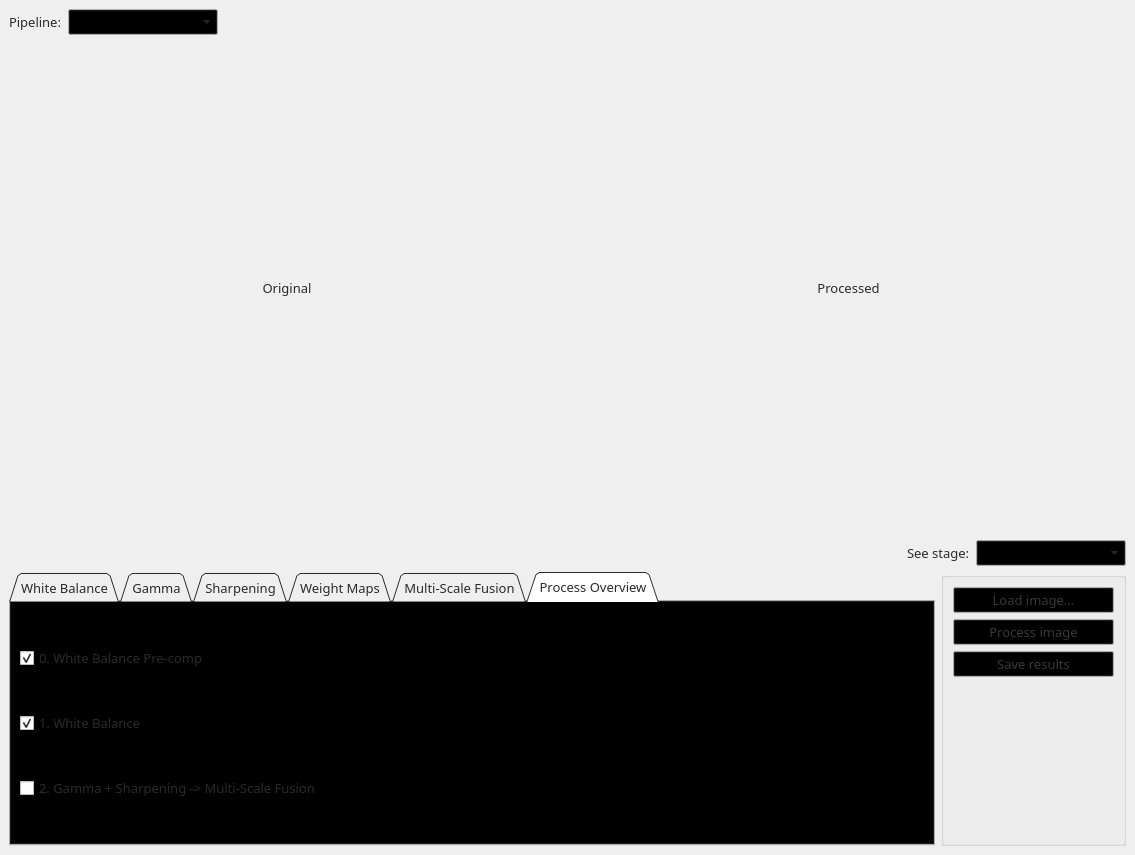
<?xml version="1.0" encoding="UTF-8"?>
<ui version="4.0">
 <class>MainWindow</class>
 <widget class="QMainWindow" name="MainWindow">
  <property name="geometry">
   <rect>
    <x>0</x>
    <y>0</y>
    <width>1135</width>
    <height>855</height>
   </rect>
  </property>
  <property name="windowTitle">
   <string>MainWindow</string>
  </property>
  <widget class="QWidget" name="centralwidget">
   <property name="palette">
    <palette>
     <active>
      <colorrole role="WindowText">
       <brush brushstyle="SolidPattern">
        <color alpha="255">
         <red>42</red>
         <green>42</green>
         <blue>42</blue>
        </color>
       </brush>
      </colorrole>
      <colorrole role="Button">
       <brush brushstyle="SolidPattern">
        <color alpha="255">
         <red>0</red>
         <green>0</green>
         <blue>0</blue>
        </color>
       </brush>
      </colorrole>
      <colorrole role="Text">
       <brush brushstyle="SolidPattern">
        <color alpha="255">
         <red>66</red>
         <green>66</green>
         <blue>66</blue>
        </color>
       </brush>
      </colorrole>
      <colorrole role="BrightText">
       <brush brushstyle="SolidPattern">
        <color alpha="255">
         <red>35</red>
         <green>35</green>
         <blue>35</blue>
        </color>
       </brush>
      </colorrole>
      <colorrole role="ButtonText">
       <brush brushstyle="SolidPattern">
        <color alpha="255">
         <red>56</red>
         <green>56</green>
         <blue>56</blue>
        </color>
       </brush>
      </colorrole>
      <colorrole role="Highlight">
       <brush brushstyle="SolidPattern">
        <color alpha="255">
         <red>0</red>
         <green>11</green>
         <blue>21</blue>
        </color>
       </brush>
      </colorrole>
      <colorrole role="HighlightedText">
       <brush brushstyle="SolidPattern">
        <color alpha="255">
         <red>43</red>
         <green>43</green>
         <blue>43</blue>
        </color>
       </brush>
      </colorrole>
      <colorrole role="Link">
       <brush brushstyle="SolidPattern">
        <color alpha="255">
         <red>0</red>
         <green>0</green>
         <blue>45</blue>
        </color>
       </brush>
      </colorrole>
      <colorrole role="LinkVisited">
       <brush brushstyle="SolidPattern">
        <color alpha="255">
         <red>56</red>
         <green>0</green>
         <blue>56</blue>
        </color>
       </brush>
      </colorrole>
      <colorrole role="AlternateBase">
       <brush brushstyle="SolidPattern">
        <color alpha="255">
         <red>34</red>
         <green>34</green>
         <blue>34</blue>
        </color>
       </brush>
      </colorrole>
      <colorrole role="NoRole">
       <brush brushstyle="SolidPattern">
        <color alpha="255">
         <red>59</red>
         <green>59</green>
         <blue>59</blue>
        </color>
       </brush>
      </colorrole>
      <colorrole role="ToolTipBase">
       <brush brushstyle="SolidPattern">
        <color alpha="255">
         <red>49</red>
         <green>49</green>
         <blue>49</blue>
        </color>
       </brush>
      </colorrole>
      <colorrole role="ToolTipText">
       <brush brushstyle="SolidPattern">
        <color alpha="255">
         <red>71</red>
         <green>71</green>
         <blue>71</blue>
        </color>
       </brush>
      </colorrole>
      <colorrole role="PlaceholderText">
       <brush brushstyle="SolidPattern">
        <color alpha="128">
         <red>45</red>
         <green>45</green>
         <blue>45</blue>
        </color>
       </brush>
      </colorrole>
     </active>
     <inactive>
      <colorrole role="WindowText">
       <brush brushstyle="SolidPattern">
        <color alpha="255">
         <red>42</red>
         <green>42</green>
         <blue>42</blue>
        </color>
       </brush>
      </colorrole>
      <colorrole role="Button">
       <brush brushstyle="SolidPattern">
        <color alpha="255">
         <red>0</red>
         <green>0</green>
         <blue>0</blue>
        </color>
       </brush>
      </colorrole>
      <colorrole role="Text">
       <brush brushstyle="SolidPattern">
        <color alpha="255">
         <red>66</red>
         <green>66</green>
         <blue>66</blue>
        </color>
       </brush>
      </colorrole>
      <colorrole role="BrightText">
       <brush brushstyle="SolidPattern">
        <color alpha="255">
         <red>35</red>
         <green>35</green>
         <blue>35</blue>
        </color>
       </brush>
      </colorrole>
      <colorrole role="ButtonText">
       <brush brushstyle="SolidPattern">
        <color alpha="255">
         <red>56</red>
         <green>56</green>
         <blue>56</blue>
        </color>
       </brush>
      </colorrole>
      <colorrole role="Highlight">
       <brush brushstyle="SolidPattern">
        <color alpha="255">
         <red>0</red>
         <green>11</green>
         <blue>21</blue>
        </color>
       </brush>
      </colorrole>
      <colorrole role="HighlightedText">
       <brush brushstyle="SolidPattern">
        <color alpha="255">
         <red>43</red>
         <green>43</green>
         <blue>43</blue>
        </color>
       </brush>
      </colorrole>
      <colorrole role="Link">
       <brush brushstyle="SolidPattern">
        <color alpha="255">
         <red>0</red>
         <green>0</green>
         <blue>45</blue>
        </color>
       </brush>
      </colorrole>
      <colorrole role="LinkVisited">
       <brush brushstyle="SolidPattern">
        <color alpha="255">
         <red>56</red>
         <green>0</green>
         <blue>56</blue>
        </color>
       </brush>
      </colorrole>
      <colorrole role="AlternateBase">
       <brush brushstyle="SolidPattern">
        <color alpha="255">
         <red>34</red>
         <green>34</green>
         <blue>34</blue>
        </color>
       </brush>
      </colorrole>
      <colorrole role="NoRole">
       <brush brushstyle="SolidPattern">
        <color alpha="255">
         <red>59</red>
         <green>59</green>
         <blue>59</blue>
        </color>
       </brush>
      </colorrole>
      <colorrole role="ToolTipBase">
       <brush brushstyle="SolidPattern">
        <color alpha="255">
         <red>49</red>
         <green>49</green>
         <blue>49</blue>
        </color>
       </brush>
      </colorrole>
      <colorrole role="ToolTipText">
       <brush brushstyle="SolidPattern">
        <color alpha="255">
         <red>71</red>
         <green>71</green>
         <blue>71</blue>
        </color>
       </brush>
      </colorrole>
      <colorrole role="PlaceholderText">
       <brush brushstyle="SolidPattern">
        <color alpha="128">
         <red>45</red>
         <green>45</green>
         <blue>45</blue>
        </color>
       </brush>
      </colorrole>
     </inactive>
     <disabled>
      <colorrole role="WindowText">
       <brush brushstyle="SolidPattern">
        <color alpha="255">
         <red>115</red>
         <green>115</green>
         <blue>115</blue>
        </color>
       </brush>
      </colorrole>
      <colorrole role="Button">
       <brush brushstyle="SolidPattern">
        <color alpha="255">
         <red>0</red>
         <green>0</green>
         <blue>0</blue>
        </color>
       </brush>
      </colorrole>
      <colorrole role="Text">
       <brush brushstyle="SolidPattern">
        <color alpha="255">
         <red>115</red>
         <green>115</green>
         <blue>115</blue>
        </color>
       </brush>
      </colorrole>
      <colorrole role="BrightText">
       <brush brushstyle="SolidPattern">
        <color alpha="255">
         <red>35</red>
         <green>35</green>
         <blue>35</blue>
        </color>
       </brush>
      </colorrole>
      <colorrole role="ButtonText">
       <brush brushstyle="SolidPattern">
        <color alpha="255">
         <red>115</red>
         <green>115</green>
         <blue>115</blue>
        </color>
       </brush>
      </colorrole>
      <colorrole role="Highlight">
       <brush brushstyle="SolidPattern">
        <color alpha="255">
         <red>0</red>
         <green>120</green>
         <blue>215</blue>
        </color>
       </brush>
      </colorrole>
      <colorrole role="HighlightedText">
       <brush brushstyle="SolidPattern">
        <color alpha="255">
         <red>43</red>
         <green>43</green>
         <blue>43</blue>
        </color>
       </brush>
      </colorrole>
      <colorrole role="Link">
       <brush brushstyle="SolidPattern">
        <color alpha="255">
         <red>0</red>
         <green>0</green>
         <blue>45</blue>
        </color>
       </brush>
      </colorrole>
      <colorrole role="LinkVisited">
       <brush brushstyle="SolidPattern">
        <color alpha="255">
         <red>56</red>
         <green>0</green>
         <blue>56</blue>
        </color>
       </brush>
      </colorrole>
      <colorrole role="AlternateBase">
       <brush brushstyle="SolidPattern">
        <color alpha="255">
         <red>34</red>
         <green>34</green>
         <blue>34</blue>
        </color>
       </brush>
      </colorrole>
      <colorrole role="NoRole">
       <brush brushstyle="SolidPattern">
        <color alpha="255">
         <red>59</red>
         <green>59</green>
         <blue>59</blue>
        </color>
       </brush>
      </colorrole>
      <colorrole role="ToolTipBase">
       <brush brushstyle="SolidPattern">
        <color alpha="255">
         <red>49</red>
         <green>49</green>
         <blue>49</blue>
        </color>
       </brush>
      </colorrole>
      <colorrole role="ToolTipText">
       <brush brushstyle="SolidPattern">
        <color alpha="255">
         <red>71</red>
         <green>71</green>
         <blue>71</blue>
        </color>
       </brush>
      </colorrole>
      <colorrole role="PlaceholderText">
       <brush brushstyle="SolidPattern">
        <color alpha="128">
         <red>45</red>
         <green>45</green>
         <blue>45</blue>
        </color>
       </brush>
      </colorrole>
     </disabled>
    </palette>
   </property>
   <property name="font">
    <font>
     <family>Montserrat Medium</family>
     <pointsize>10</pointsize>
    </font>
   </property>
   <layout class="QGridLayout" name="gridLayout" rowstretch="1,18,1,10">
    <item row="1" column="0">
     <layout class="QHBoxLayout" name="images">
      <item>
       <widget class="QLabel" name="img_original">
        <property name="text">
         <string>Original</string>
        </property>
        <property name="alignment">
         <set>Qt::AlignCenter</set>
        </property>
       </widget>
      </item>
      <item>
       <widget class="QLabel" name="img_result">
        <property name="text">
         <string>Processed</string>
        </property>
        <property name="alignment">
         <set>Qt::AlignCenter</set>
        </property>
       </widget>
      </item>
     </layout>
    </item>
    <item row="0" column="0">
     <layout class="QHBoxLayout" name="method">
      <item>
       <widget class="QLabel" name="label_4">
        <property name="text">
         <string>Pipeline:</string>
        </property>
       </widget>
      </item>
      <item>
       <widget class="QComboBox" name="combo_pipeline">
        <property name="minimumSize">
         <size>
          <width>150</width>
          <height>0</height>
         </size>
        </property>
       </widget>
      </item>
      <item>
       <spacer name="horizontalSpacer">
        <property name="orientation">
         <enum>Qt::Horizontal</enum>
        </property>
        <property name="sizeHint" stdset="0">
         <size>
          <width>40</width>
          <height>20</height>
         </size>
        </property>
       </spacer>
      </item>
     </layout>
    </item>
    <item row="2" column="0">
     <layout class="QHBoxLayout" name="horizontalLayout">
      <item>
       <spacer name="horizontalSpacer_2">
        <property name="orientation">
         <enum>Qt::Horizontal</enum>
        </property>
        <property name="sizeHint" stdset="0">
         <size>
          <width>40</width>
          <height>20</height>
         </size>
        </property>
       </spacer>
      </item>
      <item>
       <widget class="QLabel" name="label_3">
        <property name="text">
         <string>See stage:</string>
        </property>
       </widget>
      </item>
      <item>
       <widget class="QComboBox" name="combo_see_stage">
        <property name="minimumSize">
         <size>
          <width>150</width>
          <height>0</height>
         </size>
        </property>
       </widget>
      </item>
     </layout>
    </item>
    <item row="3" column="0">
     <layout class="QHBoxLayout" name="toolbox" stretch="15,3">
      <item>
       <widget class="QStackedWidget" name="pipelines">
        <property name="frameShadow">
         <enum>QFrame::Plain</enum>
        </property>
        <property name="currentIndex">
         <number>0</number>
        </property>
        <widget class="QWidget" name="p_ancuti">
         <property name="enabled">
          <bool>true</bool>
         </property>
         <layout class="QHBoxLayout" name="horizontalLayout_2">
          <property name="spacing">
           <number>0</number>
          </property>
          <property name="leftMargin">
           <number>0</number>
          </property>
          <property name="topMargin">
           <number>0</number>
          </property>
          <property name="rightMargin">
           <number>0</number>
          </property>
          <property name="bottomMargin">
           <number>0</number>
          </property>
          <item>
           <widget class="QTabWidget" name="t_ancuti">
            <property name="tabShape">
             <enum>QTabWidget::Triangular</enum>
            </property>
            <property name="currentIndex">
             <number>5</number>
            </property>
            <widget class="QWidget" name="tab_01_wb">
             <attribute name="title">
              <string>White Balance</string>
             </attribute>
             <layout class="QGridLayout" name="gridLayout_2" rowstretch="2,2,1,2,2,1,2,2,0,0,0" columnstretch="0,0,0,0,0,10,0,5">
              <item row="7" column="6">
               <widget class="QLabel" name="label_8">
                <property name="text">
                 <string>8.0</string>
                </property>
               </widget>
              </item>
              <item row="4" column="3">
               <widget class="QLabel" name="label">
                <property name="text">
                 <string>0.0</string>
                </property>
                <property name="alignment">
                 <set>Qt::AlignRight|Qt::AlignTrailing|Qt::AlignVCenter</set>
                </property>
               </widget>
              </item>
              <item row="3" column="5">
               <widget class="QLabel" name="value_wb_alpha_red">
                <property name="text">
                 <string>1.0</string>
                </property>
                <property name="alignment">
                 <set>Qt::AlignCenter</set>
                </property>
               </widget>
              </item>
              <item row="1" column="5">
               <widget class="QComboBox" name="combo_wb_method">
                <property name="sizePolicy">
                 <sizepolicy hsizetype="Maximum" vsizetype="Fixed">
                  <horstretch>0</horstretch>
                  <verstretch>0</verstretch>
                 </sizepolicy>
                </property>
                <property name="minimumSize">
                 <size>
                  <width>150</width>
                  <height>0</height>
                 </size>
                </property>
               </widget>
              </item>
              <item row="4" column="5">
               <widget class="QSlider" name="slider_wb_alpha_red">
                <property name="maximum">
                 <number>80</number>
                </property>
                <property name="pageStep">
                 <number>1</number>
                </property>
                <property name="value">
                 <number>10</number>
                </property>
                <property name="orientation">
                 <enum>Qt::Horizontal</enum>
                </property>
                <property name="invertedControls">
                 <bool>false</bool>
                </property>
                <property name="tickPosition">
                 <enum>QSlider::TicksBothSides</enum>
                </property>
                <property name="tickInterval">
                 <number>10</number>
                </property>
               </widget>
              </item>
              <item row="7" column="3">
               <widget class="QLabel" name="label_2">
                <property name="text">
                 <string>0.0</string>
                </property>
                <property name="alignment">
                 <set>Qt::AlignRight|Qt::AlignTrailing|Qt::AlignVCenter</set>
                </property>
               </widget>
              </item>
              <item row="0" column="2">
               <widget class="QLabel" name="label_01_wb_method">
                <property name="text">
                 <string>White Balance method</string>
                </property>
               </widget>
              </item>
              <item row="6" column="2">
               <widget class="QLabel" name="label_03_wb_alpha_blue">
                <property name="text">
                 <string>Pre-comp alpha (blue)</string>
                </property>
               </widget>
              </item>
              <item row="7" column="7">
               <spacer name="horizontalSpacer_3">
                <property name="orientation">
                 <enum>Qt::Horizontal</enum>
                </property>
                <property name="sizeHint" stdset="0">
                 <size>
                  <width>40</width>
                  <height>20</height>
                 </size>
                </property>
               </spacer>
              </item>
              <item row="5" column="2">
               <spacer name="verticalSpacer_3">
                <property name="orientation">
                 <enum>Qt::Vertical</enum>
                </property>
                <property name="sizeHint" stdset="0">
                 <size>
                  <width>20</width>
                  <height>40</height>
                 </size>
                </property>
               </spacer>
              </item>
              <item row="7" column="5">
               <widget class="QSlider" name="slider_wb_alpha_blue">
                <property name="maximum">
                 <number>80</number>
                </property>
                <property name="pageStep">
                 <number>1</number>
                </property>
                <property name="value">
                 <number>0</number>
                </property>
                <property name="orientation">
                 <enum>Qt::Horizontal</enum>
                </property>
                <property name="invertedControls">
                 <bool>false</bool>
                </property>
                <property name="tickPosition">
                 <enum>QSlider::TicksBothSides</enum>
                </property>
                <property name="tickInterval">
                 <number>10</number>
                </property>
               </widget>
              </item>
              <item row="4" column="6">
               <widget class="QLabel" name="label_7">
                <property name="text">
                 <string>8.0</string>
                </property>
               </widget>
              </item>
              <item row="3" column="2">
               <widget class="QLabel" name="label_02_wb_alpha_red">
                <property name="text">
                 <string>Pre-comp alpha (red)</string>
                </property>
               </widget>
              </item>
              <item row="6" column="5">
               <widget class="QLabel" name="value_wb_alpha_blue">
                <property name="text">
                 <string>0.0</string>
                </property>
                <property name="alignment">
                 <set>Qt::AlignCenter</set>
                </property>
               </widget>
              </item>
              <item row="2" column="2">
               <spacer name="verticalSpacer_2">
                <property name="orientation">
                 <enum>Qt::Vertical</enum>
                </property>
                <property name="sizeHint" stdset="0">
                 <size>
                  <width>20</width>
                  <height>40</height>
                 </size>
                </property>
               </spacer>
              </item>
             </layout>
            </widget>
            <widget class="QWidget" name="tab_02_gamma">
             <attribute name="title">
              <string>Gamma</string>
             </attribute>
             <layout class="QGridLayout" name="gridLayout_3" columnstretch="2,0,10,0,0,0,0,5">
              <item row="2" column="2">
               <widget class="QLabel" name="value_gamma">
                <property name="text">
                 <string>2.0</string>
                </property>
                <property name="alignment">
                 <set>Qt::AlignCenter</set>
                </property>
               </widget>
              </item>
              <item row="3" column="7">
               <spacer name="horizontalSpacer_4">
                <property name="orientation">
                 <enum>Qt::Horizontal</enum>
                </property>
                <property name="sizeHint" stdset="0">
                 <size>
                  <width>40</width>
                  <height>20</height>
                 </size>
                </property>
               </spacer>
              </item>
              <item row="3" column="2">
               <widget class="QSlider" name="slider_gamma">
                <property name="maximum">
                 <number>50</number>
                </property>
                <property name="pageStep">
                 <number>1</number>
                </property>
                <property name="value">
                 <number>20</number>
                </property>
                <property name="orientation">
                 <enum>Qt::Horizontal</enum>
                </property>
                <property name="tickPosition">
                 <enum>QSlider::TicksBothSides</enum>
                </property>
                <property name="tickInterval">
                 <number>10</number>
                </property>
               </widget>
              </item>
              <item row="4" column="2">
               <spacer name="verticalSpacer_5">
                <property name="orientation">
                 <enum>Qt::Vertical</enum>
                </property>
                <property name="sizeHint" stdset="0">
                 <size>
                  <width>20</width>
                  <height>40</height>
                 </size>
                </property>
               </spacer>
              </item>
              <item row="3" column="1">
               <widget class="QLabel" name="label_9">
                <property name="text">
                 <string>0.0</string>
                </property>
                <property name="alignment">
                 <set>Qt::AlignRight|Qt::AlignTrailing|Qt::AlignVCenter</set>
                </property>
               </widget>
              </item>
              <item row="3" column="4">
               <widget class="QLabel" name="label_11">
                <property name="text">
                 <string>5.0</string>
                </property>
               </widget>
              </item>
              <item row="1" column="2">
               <spacer name="verticalSpacer_4">
                <property name="orientation">
                 <enum>Qt::Vertical</enum>
                </property>
                <property name="sizeHint" stdset="0">
                 <size>
                  <width>20</width>
                  <height>40</height>
                 </size>
                </property>
               </spacer>
              </item>
              <item row="2" column="0">
               <widget class="QLabel" name="label_01_gamma">
                <property name="minimumSize">
                 <size>
                  <width>100</width>
                  <height>0</height>
                 </size>
                </property>
                <property name="text">
                 <string>Gamma</string>
                </property>
               </widget>
              </item>
             </layout>
            </widget>
            <widget class="QWidget" name="tab_03_sharp">
             <attribute name="title">
              <string>Sharpening</string>
             </attribute>
             <layout class="QGridLayout" name="gridLayout_4" rowstretch="2,2,1,2,2,1,2,2" columnstretch="0,10,0,5">
              <item row="6" column="1">
               <widget class="QLabel" name="value_sharp_strength">
                <property name="text">
                 <string>0.8</string>
                </property>
                <property name="alignment">
                 <set>Qt::AlignCenter</set>
                </property>
               </widget>
              </item>
              <item row="7" column="0">
               <widget class="QLabel" name="label_19">
                <property name="text">
                 <string>0.0</string>
                </property>
                <property name="alignment">
                 <set>Qt::AlignRight|Qt::AlignTrailing|Qt::AlignVCenter</set>
                </property>
               </widget>
              </item>
              <item row="7" column="2">
               <widget class="QLabel" name="label_22">
                <property name="text">
                 <string>1.0</string>
                </property>
               </widget>
              </item>
              <item row="3" column="1">
               <widget class="QLabel" name="value_sharp_sigma">
                <property name="text">
                 <string>5</string>
                </property>
                <property name="alignment">
                 <set>Qt::AlignCenter</set>
                </property>
               </widget>
              </item>
              <item row="4" column="2">
               <widget class="QLabel" name="label_21">
                <property name="text">
                 <string>10</string>
                </property>
               </widget>
              </item>
              <item row="4" column="3">
               <spacer name="horizontalSpacer_5">
                <property name="orientation">
                 <enum>Qt::Horizontal</enum>
                </property>
                <property name="sizeHint" stdset="0">
                 <size>
                  <width>40</width>
                  <height>20</height>
                 </size>
                </property>
               </spacer>
              </item>
              <item row="2" column="0">
               <spacer name="verticalSpacer_6">
                <property name="orientation">
                 <enum>Qt::Vertical</enum>
                </property>
                <property name="sizeHint" stdset="0">
                 <size>
                  <width>20</width>
                  <height>40</height>
                 </size>
                </property>
               </spacer>
              </item>
              <item row="1" column="1">
               <widget class="QComboBox" name="combo_sharp_method">
                <property name="sizePolicy">
                 <sizepolicy hsizetype="Maximum" vsizetype="Fixed">
                  <horstretch>0</horstretch>
                  <verstretch>0</verstretch>
                 </sizepolicy>
                </property>
                <property name="minimumSize">
                 <size>
                  <width>150</width>
                  <height>0</height>
                 </size>
                </property>
               </widget>
              </item>
              <item row="4" column="1">
               <widget class="QSlider" name="slider_sharp_sigma">
                <property name="maximum">
                 <number>10</number>
                </property>
                <property name="pageStep">
                 <number>1</number>
                </property>
                <property name="value">
                 <number>5</number>
                </property>
                <property name="orientation">
                 <enum>Qt::Horizontal</enum>
                </property>
                <property name="tickPosition">
                 <enum>QSlider::TicksBothSides</enum>
                </property>
                <property name="tickInterval">
                 <number>1</number>
                </property>
               </widget>
              </item>
              <item row="0" column="0">
               <widget class="QLabel" name="label_01_sharp_method">
                <property name="text">
                 <string>Sharpening method</string>
                </property>
               </widget>
              </item>
              <item row="3" column="0">
               <widget class="QLabel" name="label_02_sigma">
                <property name="text">
                 <string>Sigma</string>
                </property>
               </widget>
              </item>
              <item row="7" column="1">
               <widget class="QSlider" name="slider_sharp_strength">
                <property name="maximum">
                 <number>100</number>
                </property>
                <property name="pageStep">
                 <number>1</number>
                </property>
                <property name="value">
                 <number>80</number>
                </property>
                <property name="orientation">
                 <enum>Qt::Horizontal</enum>
                </property>
               </widget>
              </item>
              <item row="6" column="0">
               <widget class="QLabel" name="label_03_strength">
                <property name="text">
                 <string>Strength</string>
                </property>
               </widget>
              </item>
              <item row="4" column="0">
               <widget class="QLabel" name="label_20">
                <property name="text">
                 <string>0</string>
                </property>
                <property name="alignment">
                 <set>Qt::AlignRight|Qt::AlignTrailing|Qt::AlignVCenter</set>
                </property>
               </widget>
              </item>
              <item row="5" column="0">
               <spacer name="verticalSpacer_7">
                <property name="orientation">
                 <enum>Qt::Vertical</enum>
                </property>
                <property name="sizeHint" stdset="0">
                 <size>
                  <width>20</width>
                  <height>40</height>
                 </size>
                </property>
               </spacer>
              </item>
             </layout>
            </widget>
            <widget class="QWidget" name="tab_04_weight">
             <attribute name="title">
              <string>Weight Maps</string>
             </attribute>
            </widget>
            <widget class="QWidget" name="tab_05_msf">
             <attribute name="title">
              <string>Multi-Scale Fusion</string>
             </attribute>
            </widget>
            <widget class="QWidget" name="tab_06_process">
             <attribute name="title">
              <string>Process Overview</string>
             </attribute>
             <layout class="QGridLayout" name="gridLayout_5">
              <item row="0" column="0">
               <widget class="QCheckBox" name="check_wb_pc">
                <property name="text">
                 <string>0. White Balance Pre-comp</string>
                </property>
                <property name="checked">
                 <bool>true</bool>
                </property>
                <property name="tristate">
                 <bool>false</bool>
                </property>
               </widget>
              </item>
              <item row="1" column="0">
               <widget class="QCheckBox" name="check_wb">
                <property name="text">
                 <string>1. White Balance</string>
                </property>
                <property name="checked">
                 <bool>true</bool>
                </property>
               </widget>
              </item>
              <item row="2" column="0">
               <widget class="QCheckBox" name="check_g_s_msf">
                <property name="text">
                 <string>2. Gamma + Sharpening -&gt; Multi-Scale Fusion</string>
                </property>
               </widget>
              </item>
             </layout>
            </widget>
           </widget>
          </item>
         </layout>
        </widget>
        <widget class="QWidget" name="page_2">
         <property name="enabled">
          <bool>true</bool>
         </property>
        </widget>
       </widget>
      </item>
      <item>
       <widget class="QGroupBox" name="buttons">
        <property name="title">
         <string/>
        </property>
        <layout class="QVBoxLayout" name="verticalLayout">
         <item>
          <widget class="QPushButton" name="button_load">
           <property name="text">
            <string>Load image...</string>
           </property>
          </widget>
         </item>
         <item>
          <widget class="QPushButton" name="button_process">
           <property name="text">
            <string>Process image</string>
           </property>
          </widget>
         </item>
         <item>
          <widget class="QPushButton" name="button_save">
           <property name="text">
            <string>Save results</string>
           </property>
          </widget>
         </item>
         <item>
          <spacer name="verticalSpacer">
           <property name="orientation">
            <enum>Qt::Vertical</enum>
           </property>
           <property name="sizeHint" stdset="0">
            <size>
             <width>20</width>
             <height>40</height>
            </size>
           </property>
          </spacer>
         </item>
        </layout>
       </widget>
      </item>
     </layout>
    </item>
   </layout>
  </widget>
 </widget>
 <resources/>
 <connections/>
</ui>
